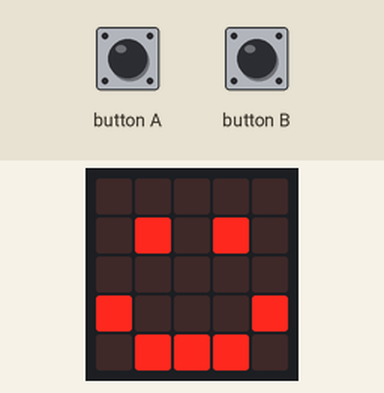
Simulated run of this program. Board: BBC micro:bit (MakeCode). On the bench: the board's 5×5 LED display. The test bench sets the inputs (shaded band).

Above: at 1.8 s.
1.9 s: button A pressed for 0.15 s
At 3.1 s:
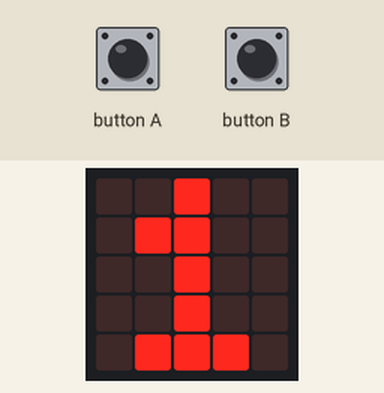
3.5 s: button B pressed for 0.15 s
At 4.3 s:
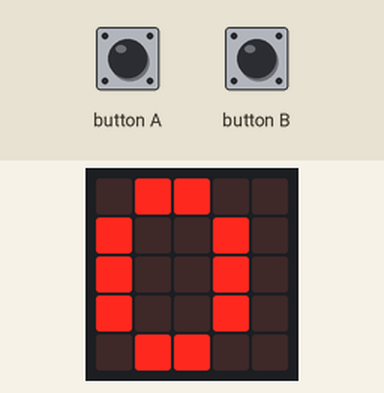
Timing chart, 0 to 6.5 s (numbered marks = the images above; inputs shaded):
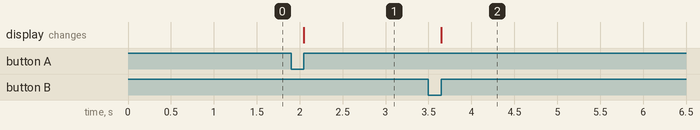

Measured:
- after the input at 1.9 s, the display: changes after 0.15 s (image 1)
- after the input at 3.5 s, the display: changes after 0.15 s (image 2)

The program:

main.ts
```typescript
// (licence header left out)
basic.clearScreen()
basic.showIcon(IconNames.Happy)

let numberOfCookies = 0

input.onButtonPressed(Button.A, function() {
    basic.clearScreen()
    numberOfCookies = numberOfCookies + 1
    basic.showNumber(numberOfCookies)

})

input.onButtonPressed(Button.B, function() {
    basic.clearScreen()
    basic.showNumber(numberOfCookies = 0)

})
```
